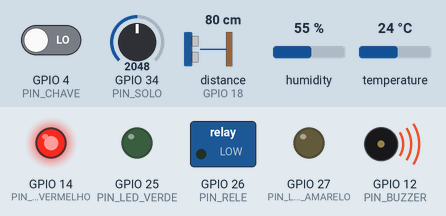
Recording of a program running on a simulated ESP32. Parts: switched loads named in the program (green lamp = pin HIGH), output pins drawn as LEDs (lit = HIGH), buzzer (waves = sounding, pin HIGH). Wiring (from diagram.json): ultrasonic range finder: trigger GPIO 5; echo GPIO 18. The inputs (shaded band) are chosen by the test bench; at power-on: distance to the obstacle (sensor on GPIO 18) 80 cm, GPIO 34 (PIN_SOLO) = 2048, temperature 24 °C, GPIO 4 (PIN_CHAVE) LOW, humidity 55 %. The echo pulse lasts 58.3 µs per cm; WiFi joins after 1.5 s; servers stay silent unless stated; uploads are accepted with an empty reply; pins used as bus, display or sensor lines are not drawn; what the program prints to the serial monitor is not drawn.

Above: at 2.7 s.
2.8 s: distance to the obstacle (sensor on GPIO 18) set to 36 cm
4.7 s: distance to the obstacle (sensor on GPIO 18) set to 28 cm
At 6.1 s:
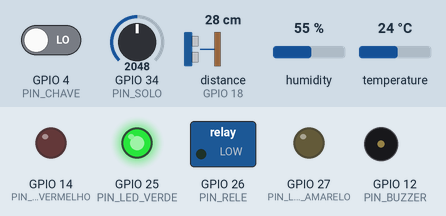
7.0 s: GPIO 34 (PIN_SOLO) set to 1464
8.7 s: GPIO 34 (PIN_SOLO) set to 1407
At 10.4 s:
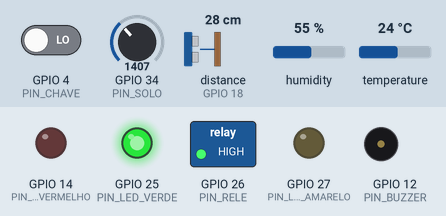
11.0 s: temperature set to 34.4 °C
14.7 s: temperature set to 35.9 °C
At 17.1 s:
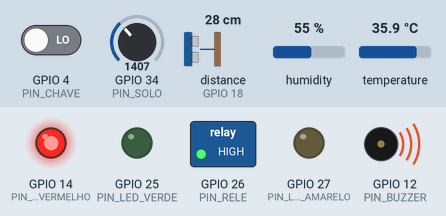
Timing chart, 0 to 18.6 s (numbered marks = the images above; inputs shaded):
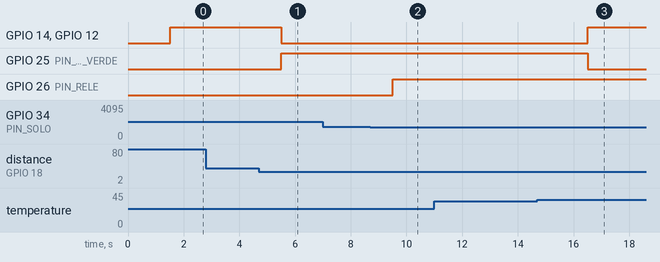

The program:

main.cpp
```cpp
/*
  Heimdall - AICSS (CitizenTech)
  Fluxo: fenomeno -> ESP32 + sensores -> alerta local -> JSON -> servidor Python
*/
#include <Arduino.h>
#include <WiFi.h>
#include <WiFiClientSecure.h>
#include <HTTPClient.h>
#include <DHT.h>

// ================= CONECTIVIDADE =================
const char* WIFI_SSID  = "Wokwi-GUEST";
const char* WIFI_PASS  = "";
const char* SERVER_URL = "https://statistical-means-televisions-foods.trycloudflare.com/leituras";
const char* API_KEY    = "CHAVE_SECRETA";   // Será gerado na parte de Cybersecurity

const char* ID_SENSOR = "S01";
const char* FAZENDA   = "Sitio Boa Esperanca";
const char* CULTIVO   = "Tomate";

// ================= PINOS =================
#define PIN_SOLO     34   // potenciometro (simula umidade do solo)
#define PIN_DHT      15   // DHT22 (umidade e temperatura)
#define PIN_TRIG      5   // trigger do HC-SR04 (sensor de nivel do reservatorio)
#define PIN_ECHO     18   // echo do HC-SR04 (sensor de nivel do reservatorio)
#define PIN_CHAVE     4   // LOW = janela de desconto (22h15) | HIGH = horario de ponta (19h00)
#define PIN_RELE     26   // aciona bomba de irrigacao
#define PIN_LED_VERDE    25   // indica que tudo OK
#define PIN_LED_AMARELO  27   // indica alerta
#define PIN_LED_VERMELHO 14   // indica critico
#define PIN_BUZZER       12   // indica critico

// ================= LIMIARES (contrato do projeto) =================
const float LIM_UMIDADE_ALERTA   = 35.0;   // < 35  -> ALERTA
const float LIM_UMIDADE_CRITICA  = 20.0;   // < 20  -> critico (irriga mesmo fora da janela)
const float LIM_TEMP_ALERTA      = 35.0;   // > 35  -> ALERTA + risco ALTO
const float LIM_RESERVATORIO     = 20.0;   // < 20  -> ALERTA + bloqueia bomba
const float ALTURA_TANQUE_CM     = 40.0;   // distancia sensor -> fundo do tanque
const unsigned long TEMPO_MAX_BOMBA_MS = 10UL * 60UL * 1000UL;  // trava: max 10 min continuos

const unsigned long INTERVALO_LEITURA_MS = 1000;    // decisao local a cada 1 s
const unsigned long INTERVALO_ENVIO_MS   = 10000;   // envio periodico a cada 10 s

DHT dht(PIN_DHT, DHT22);

struct Leitura {
  float umidade, temperatura, umidadeAr, nivel;
  const char *stUmidade, *stTemp, *stReserv;
  bool bomba;
  const char *risco, *motivo;
  bool janela;
};

// ---------- offline (se a rede cair, guarda e reenvia) ----------
const int BUF_MAX = 20;
String bufferOffline[BUF_MAX];
int bufferQtd = 0;

float ultimaTemp = 25.0, ultimaUmAr = 50.0, ultimoNivel = 100.0;
unsigned long tLeitura = 0, tEnvio = 0, bombaDesde = 0;
bool bombaLigada = false;
String ultimoMotivo = "";

// ================= LEITURAS =================
float lerUmidadeSolo() {
  int bruto = analogRead(PIN_SOLO);            // 0..4095
  return bruto * 100.0 / 4095.0;
}

float lerNivelReservatorio() {
  digitalWrite(PIN_TRIG, LOW);  delayMicroseconds(2);
  digitalWrite(PIN_TRIG, HIGH); delayMicroseconds(10);
  digitalWrite(PIN_TRIG, LOW);
  long dur = pulseIn(PIN_ECHO, HIGH, 30000);
  if (dur == 0) return ultimoNivel;            // falha de leitura: mantem o ultimo valor
  float distCm = dur * 0.0343 / 2.0;
  float nivel = (ALTURA_TANQUE_CM - distCm) / ALTURA_TANQUE_CM * 100.0;
  nivel = constrain(nivel, 0.0, 100.0);
  ultimoNivel = nivel;
  return nivel;
}

void horaSimulada(char* buf, size_t n, bool janela) {
  int h = janela ? 22 : 19;
  int m = janela ? 15 : 0;
  unsigned long s = millis() / 1000;
  snprintf(buf, n, "2026-11-12 %02d:%02d:%02d", h, (int)(m + (s / 60) % 45), (int)(s % 60));
}

// ================= DECISAO =================
Leitura avaliar() {
  Leitura L;
  L.umidade = lerUmidadeSolo();
  float t = dht.readTemperature();
  float u = dht.readHumidity();
  if (!isnan(t)) ultimaTemp = t;
  if (!isnan(u)) ultimaUmAr = u;
  L.temperatura = ultimaTemp;
  L.umidadeAr = ultimaUmAr;
  L.nivel = lerNivelReservatorio();
  L.janela = (digitalRead(PIN_CHAVE) == LOW);

  // status por sensor
  L.stUmidade = (L.umidade < LIM_UMIDADE_ALERTA) ? "ALERTA" : "OK";
  L.stTemp    = (L.temperatura > LIM_TEMP_ALERTA) ? "ALERTA" : "OK";
  L.stReserv  = (L.nivel < LIM_RESERVATORIO) ? "ALERTA" : "OK";

  bool soloSeco    = (L.umidade < LIM_UMIDADE_ALERTA);
  bool soloCritico = (L.umidade < LIM_UMIDADE_CRITICA);
  bool reservBaixo = (L.nivel < LIM_RESERVATORIO);
  bool calor       = (L.temperatura > LIM_TEMP_ALERTA);

  // bomba: trava de seguranca do reservatorio vem primeiro
  bool bomba = false;
  if (!reservBaixo && soloSeco && (L.janela || soloCritico)) bomba = true;

  // trava de tempo maximo continuo (defesa em profundidade, independe da rede)
  if (bomba && bombaLigada && (millis() - bombaDesde > TEMPO_MAX_BOMBA_MS)) bomba = false;
  L.bomba = bomba;

  // risco de perda do lote
  if (calor) L.risco = "ALTO";
  else if (soloCritico || (soloSeco && !bomba)) L.risco = "MEDIO";
  else L.risco = "BAIXO";

  // prioridade: reservatorio > calor > solo
  if (reservBaixo)                        L.motivo = "BLOQUEIO_RESERVATORIO_BAIXO";
  else if (calor)                         L.motivo = "ALERTA_CALOR_EXTREMO";
  else if (soloSeco && bomba && L.janela) L.motivo = "SOLO_SECO_JANELA_DESCONTO";
  else if (soloSeco && bomba)             L.motivo = "SOLO_CRITICO_FORA_JANELA";
  else if (soloSeco)                      L.motivo = "AGUARDANDO_JANELA_DESCONTO";
  else                                    L.motivo = "TUDO_OK";
  return L;
}

// ================= ATUADORES =================
void acionar(const Leitura& L) {
  // rele
  if (L.bomba && !bombaLigada) bombaDesde = millis();
  bombaLigada = L.bomba;
  digitalWrite(PIN_RELE, L.bomba ? HIGH : LOW);

  bool alarme = (strcmp(L.motivo, "BLOQUEIO_RESERVATORIO_BAIXO") == 0) ||
                (strcmp(L.motivo, "ALERTA_CALOR_EXTREMO") == 0);
  bool espera = (strcmp(L.motivo, "AGUARDANDO_JANELA_DESCONTO") == 0);

  digitalWrite(PIN_LED_VERMELHO, alarme ? HIGH : LOW);
  digitalWrite(PIN_BUZZER,       alarme ? HIGH : LOW);
  digitalWrite(PIN_LED_AMARELO,  (!alarme && espera) ? HIGH : LOW);
  digitalWrite(PIN_LED_VERDE,    (!alarme && !espera) ? HIGH : LOW);
}

// ================= JSON =================
String montarJson(const Leitura& L) {
  char hora[24];
  horaSimulada(hora, sizeof(hora), L.janela);
  char json[480];
  snprintf(json, sizeof(json),
    "{\"id_sensor\":\"%s\",\"fazenda\":\"%s\",\"cultivo\":\"%s\","
    "\"umidade\":%.1f,\"temperatura\":%.1f,\"umidade_ar\":%.1f,\"nivel_reservatorio\":%.1f,"
    "\"status_umidade\":\"%s\",\"status_temperatura\":\"%s\",\"status_reservatorio\":\"%s\","
    "\"bomba\":%s,\"risco_perda_lote\":\"%s\",\"motivo\":\"%s\",\"data_hora\":\"%s\"}",
    ID_SENSOR, FAZENDA, CULTIVO,
    L.umidade, L.temperatura, L.umidadeAr, L.nivel,
    L.stUmidade, L.stTemp, L.stReserv,
    L.bomba ? "true" : "false", L.risco, L.motivo, hora);
  return String(json);
}

// ================= REDE =================
bool postJson(const String& body) {
  if (WiFi.status() != WL_CONNECTED) return false;
  HTTPClient http;
  WiFiClientSecure secure;
  WiFiClient plain;
  bool https = String(SERVER_URL).startsWith("https");
  if (https) { secure.setInsecure(); http.begin(secure, SERVER_URL); }
  else       { http.begin(plain, SERVER_URL); }
  http.addHeader("Content-Type", "application/json");
  http.addHeader("X-API-Key", API_KEY);
  http.addHeader("ngrok-skip-browser-warning", "true");
  int code = http.POST(body);
  http.end();
  Serial.printf("[HTTP] POST -> %d\n", code);
  return (code >= 200 && code < 300);
}

void enviar(const String& body) {
  // primeiro tenta esvaziar o buffer offline (ate 5 por ciclo)
  int tentativas = 0;
  while (bufferQtd > 0 && tentativas < 5) {
    if (postJson(bufferOffline[0])) {
      for (int i = 1; i < bufferQtd; i++) bufferOffline[i - 1] = bufferOffline[i];
      bufferQtd--;
      Serial.println("[BUFFER] leitura antiga reenviada");
    } else break;
    tentativas++;
  }
  if (!postJson(body)) {
    if (bufferQtd < BUF_MAX) { bufferOffline[bufferQtd++] = body; }
    Serial.printf("[BUFFER] sem rede, guardado (%d/%d)\n", bufferQtd, BUF_MAX);
  }
}

void conectarWiFi() {
  WiFi.begin(WIFI_SSID, WIFI_PASS, 6);
  Serial.print("Conectando WiFi");
  unsigned long t0 = millis();
  while (WiFi.status() != WL_CONNECTED && millis() - t0 < 10000) { delay(250); Serial.print("."); }
  Serial.println(WiFi.status() == WL_CONNECTED ? " OK" : " FALHOU (modo offline)");
}

void setup() {
  Serial.begin(115200);
  pinMode(PIN_TRIG, OUTPUT);
  pinMode(PIN_ECHO, INPUT);
  pinMode(PIN_CHAVE, INPUT_PULLUP);
  pinMode(PIN_RELE, OUTPUT);
  pinMode(PIN_LED_VERDE, OUTPUT);
  pinMode(PIN_LED_AMARELO, OUTPUT);
  pinMode(PIN_LED_VERMELHO, OUTPUT);
  pinMode(PIN_BUZZER, OUTPUT);
  dht.begin();
  conectarWiFi();
}

void loop() {
  unsigned long agora = millis();
  if (agora - tLeitura >= INTERVALO_LEITURA_MS) {
    tLeitura = agora;
    Leitura L = avaliar();
    acionar(L);                                   // alerta local sempre, mesmo sem internet

    bool mudou = (ultimoMotivo != String(L.motivo));
    if (mudou || (agora - tEnvio >= INTERVALO_ENVIO_MS)) {
      tEnvio = agora;
      ultimoMotivo = String(L.motivo);
      String json = montarJson(L);
      Serial.println(json);                       // evidencia: JSON transmitido
      enviar(json);
    }
  }
  if (WiFi.status() != WL_CONNECTED && (agora % 30000) < 50) WiFi.reconnect();
}
```

Measured:
- the behaviour switches between 32 and 31 cm on distance to the obstacle (sensor on GPIO 18) (found by bisection; images 0 and 1)
- the behaviour switches between 1434 and 1433 on GPIO 34 (PIN_SOLO) (found by bisection; images 1 and 2)
- the behaviour switches between 35 and 35.1 °C on temperature (found by bisection; images 2 and 3)
- after the input at 2.8 s, every drawn part: stays the same
- after the input at 4.7 s, GPIO 14 (PIN_LED_VERMELHO), GPIO 12 (PIN_BUZZER): HIGH → LOW after 0.81 s; GPIO 25 (PIN_LED_VERDE): LOW → HIGH after 0.81 s
- after the input at 7.0 s, every drawn part: stays the same
- after the input at 8.7 s, GPIO 26 (PIN_RELE): LOW → HIGH after 0.81 s
- after the input at 11.0 s, every drawn part: stays the same
- after the input at 14.7 s, GPIO 14 (PIN_LED_VERMELHO), GPIO 12 (PIN_BUZZER): LOW → HIGH after 1.8 s; GPIO 25 (PIN_LED_VERDE): HIGH → LOW after 1.8 s
